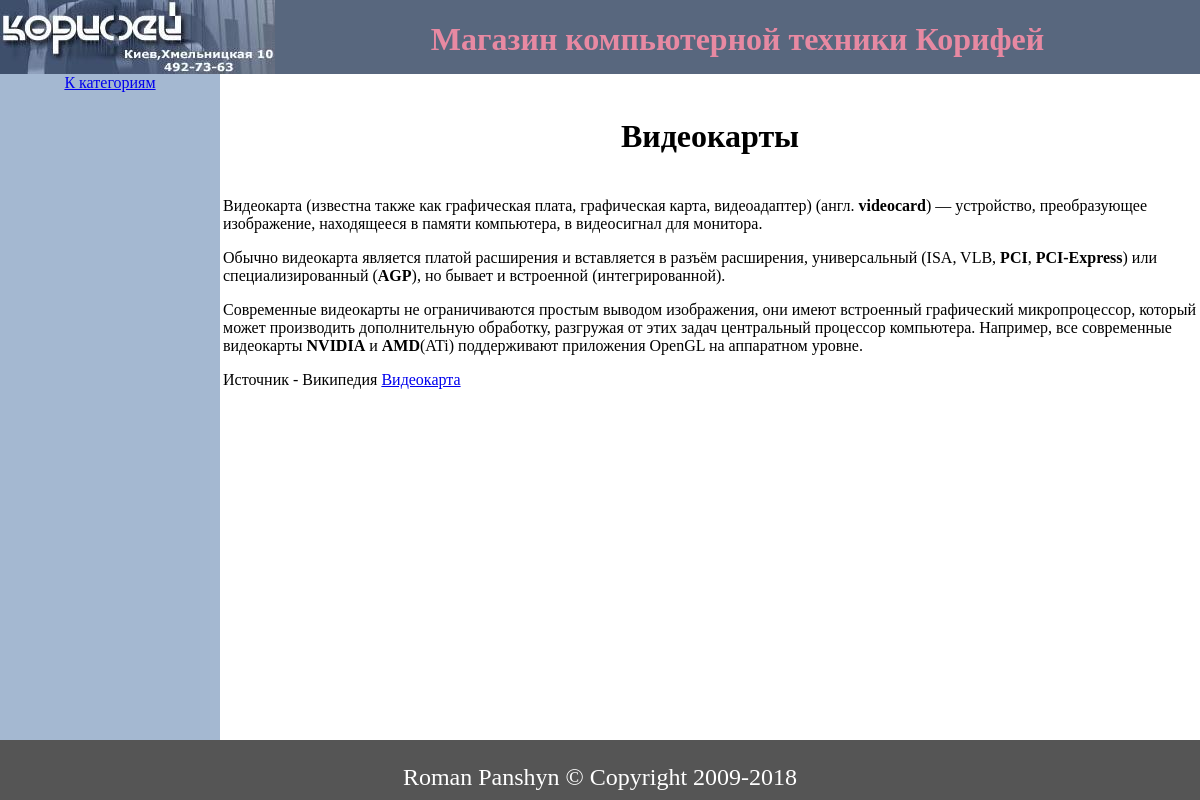
/index.php?show=info&category=gpus, run on the app's committed database.
### tables this page shows
CREATE TABLE `information` (
  `Id` varchar(50) NOT NULL,
  `Header` varchar(50) NOT NULL DEFAULT '',
  `Text` text NOT NULL
);

### index.php (the view, shortened to what this page needs)
<?php
$conn = new PDO('mysql:host=localhost;dbname=Coryphae', 'Roman', 'panshyn');
$conn->setAttribute(PDO::ATTR_ERRMODE, PDO::ERRMODE_EXCEPTION);
?>
<!DOCTYPE html>
<html>
<head>
  <link rel="stylesheet" type="text/css" href="style.css">
</head>
<body>
<div id='logo'>
<img align='left' border=0 alt='Корифей продажа компьютерной техники' src='images/LogoCoryphae.jpg'>
<h1 align='center'>Магазин компьютерной техники Корифей</h1>
</div>
<div id=bottom>
<p>Roman Panshyn &copy; Copyright 2009-2018</p>
</div>
<?php
if (isset($_GET['show']) && $_GET['show']=='info')
{
	 $sql = "SELECT Header, Text from Information where id='".$_GET['category']."';";
	 $res = $conn->prepare($sql);
	 $res->execute();
	 $res->setFetchMode(PDO::FETCH_ASSOC);
	 $result = $res->fetchAll();
	 foreach ($result as $key=>$row)
	 {
		 $head = $row['Header'];
		 $text = $row['Text'];
	 }
	 echo "<div id=navig align='center'><a href='index.php'>К категориям</a></div>";
	 echo "<div id=content>";
	  echo "<table align='left'>";
	   echo "<tr><td><h1>".$head."</h1></td></tr>";
	   echo "<tr><td align='left'>".$text."</td></tr>";
	  echo "</table>";
	 echo "</div>";
}
?>
</body>
</html>

### style.css (style rules this page uses)
#navig { position:fixed; width:220px; top:74px; bottom:60px; left:0px; background-color:#a4b8d1; display:block; }
#content { position:fixed; overflow:scroll; text-align:center; top:94px; left:220px; right:0px; bottom:60px; display:block; }
#bottom { position:fixed; bottom:0px; height:60px; width:100%; left:0px; right:0px; background-color:#555; display:block; text-align:center; font-size:x-large; font-family: serif, 'Times New Roman', Times; color:white; background-attachment:fixed; }

### data on the page
information: Header "Видеокарты", Text "Видеокарта (известна также как графическая плата, графическая карта, видеоадаптер) (англ. videocard ) — устройство, преобразующее изображение, находящееся в памяти компьютера, в видеосигнал для монитора. Обычно видеокарта является платой расширения и вставляется в разъём расширения, универсальный (ISA, VLB, PCI , PCI-Express ) или специализированный ( AGP ), но бывает и встроенной (интегрированной). Современные видеокарты не ограничиваются простым выводом изображения, они имеют встроенный графический микропроцессор, который может производить дополнительную обработку, разгружая от этих задач центральный процессор компьютера. Например, все современные видеокарты NVIDIA и AMD (ATi)…"
